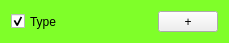
<?xml version="1.0" encoding="UTF-8"?>
<ui version="4.0">
 <class>SKismetInspectorGroup</class>
 <widget class="QWidget" name="SKismetInspectorGroup">
  <property name="geometry">
   <rect>
    <x>0</x>
    <y>0</y>
    <width>229</width>
    <height>36</height>
   </rect>
  </property>
  <property name="windowTitle">
   <string>SKismetInspectorGroup</string>
  </property>
  <property name="styleSheet">
   <string notr="true"/>
  </property>
  <layout class="QVBoxLayout" name="verticalLayout">
   <property name="spacing">
    <number>0</number>
   </property>
   <property name="leftMargin">
    <number>0</number>
   </property>
   <property name="topMargin">
    <number>0</number>
   </property>
   <property name="rightMargin">
    <number>0</number>
   </property>
   <property name="bottomMargin">
    <number>0</number>
   </property>
   <item>
    <widget class="QWidget" name="background" native="true">
     <property name="styleSheet">
      <string notr="true">QWidget#background
{
	background-color: rgb(127, 255, 41);
}</string>
     </property>
     <layout class="QHBoxLayout" name="horizontalLayout">
      <item>
       <widget class="QCheckBox" name="cbType">
        <property name="sizePolicy">
         <sizepolicy hsizetype="Expanding" vsizetype="Preferred">
          <horstretch>0</horstretch>
          <verstretch>0</verstretch>
         </sizepolicy>
        </property>
        <property name="text">
         <string>Type</string>
        </property>
        <property name="checked">
         <bool>true</bool>
        </property>
       </widget>
      </item>
      <item>
       <widget class="QToolButton" name="btnAdd">
        <property name="sizePolicy">
         <sizepolicy hsizetype="Fixed" vsizetype="Preferred">
          <horstretch>0</horstretch>
          <verstretch>0</verstretch>
         </sizepolicy>
        </property>
        <property name="minimumSize">
         <size>
          <width>60</width>
          <height>0</height>
         </size>
        </property>
        <property name="maximumSize">
         <size>
          <width>60</width>
          <height>16777215</height>
         </size>
        </property>
        <property name="text">
         <string>+</string>
        </property>
       </widget>
      </item>
     </layout>
    </widget>
   </item>
  </layout>
 </widget>
 <layoutdefault spacing="6" margin="11"/>
 <resources/>
 <connections/>
</ui>
